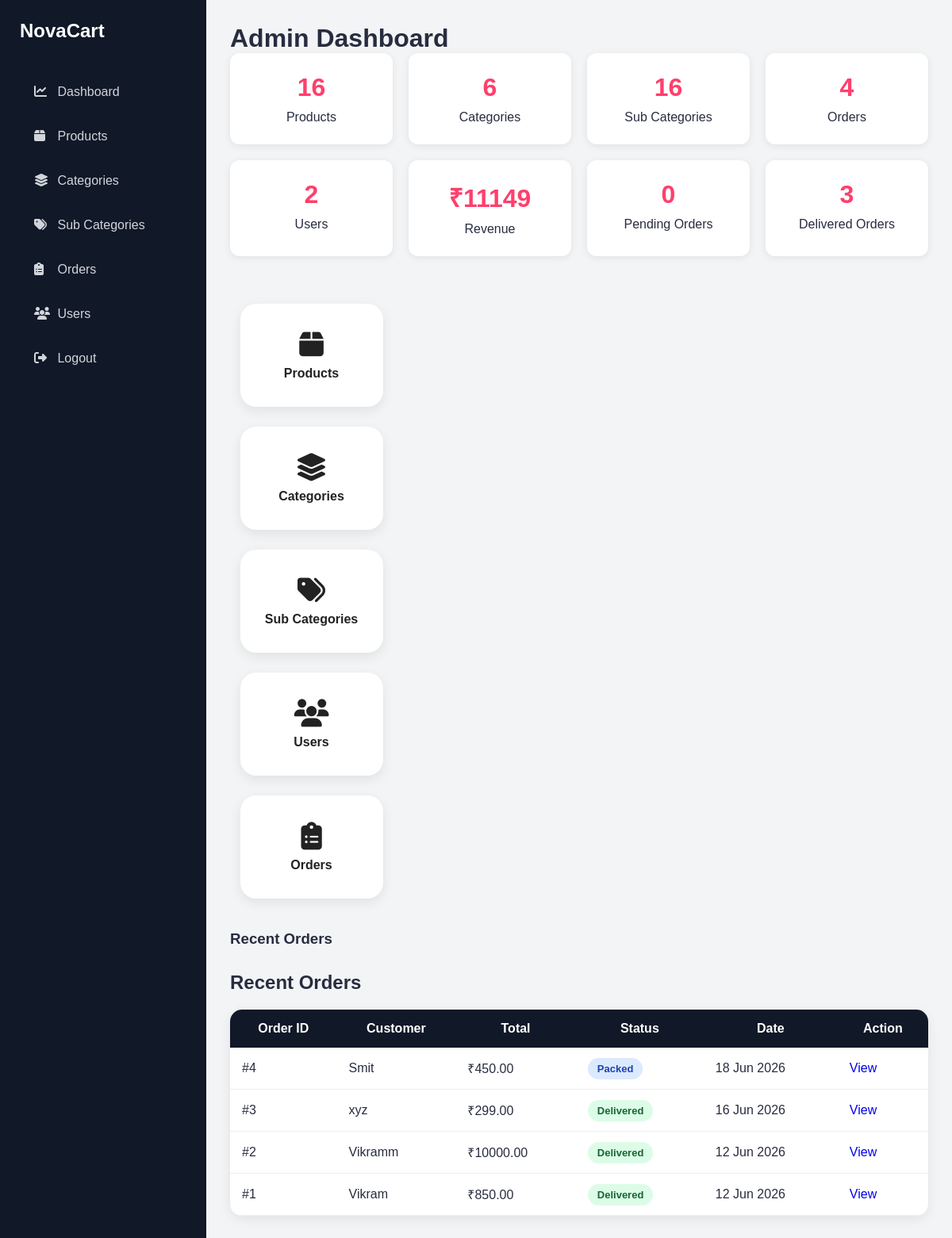
Page /dashboard/ (signed in) on the committed database.
### order/models.py (models this page shows, shortened)
class Order(models.Model):
    PAYMENT_CHOICES = (
        ('COD', 'Cash On Delivery'),
    )
    STATUS_CHOICES = (
        ('Pending', 'Pending'),
        ('Packed', 'Packed'),
        ('Shipped', 'Shipped'),
        ('Delivered', 'Delivered'),
    )
    user = models.ForeignKey(
        User,
        on_delete=models.CASCADE
    )
    full_name = models.CharField(
        max_length=100
    )
    phone = models.CharField(
        max_length=15
    )
    address = models.TextField()
    city = models.CharField(
        max_length=100
    )
    state = models.CharField(
        max_length=100
    )
    pincode = models.CharField(
        max_length=10
    )
    payment_method = models.CharField(
        max_length=20,
        choices=PAYMENT_CHOICES,
        default='COD'
    )
    total_price = models.DecimalField(
        max_digits=10,
        decimal_places=2
    )
    is_paid = models.BooleanField(
        default=False
    )
    status = models.CharField(
        max_length=20,
        choices=STATUS_CHOICES,
        default='Pending'
    )
    created_at = models.DateTimeField(
        auto_now_add=True
    )

### dashboard/views.py (the view)
@login_required
def dashboard_home(request):
    if not request.user.is_staff:
        return redirect('profile')
    total_revenue = Order.objects.filter(
    status='Delivered'
).aggregate(
    Sum('total_price')
)['total_price__sum'] or 0
    pending_orders = Order.objects.filter(
        status='Pending'
    ).count()
    delivered_orders = Order.objects.filter(
        status='Delivered'
    ).count()
    context = {
        'total_products':
            Product.objects.count(),
        'total_categories':
            Categories.objects.count(),
        'total_subcategories':
            SubCategory.objects.count(),
        'total_orders':
            Order.objects.count(),
        'total_users':
            User.objects.count(),
        'total_revenue':
            total_revenue,
        'pending_orders':
            pending_orders,
        'delivered_orders':
            delivered_orders,
        'recent_orders':
            Order.objects.order_by(
                '-created_at'
            )[:5]
    }
    return render(
        request,
        'dashboard_home.html',
        context
    )

### store/context_processors.py (called while the page is built)
def categories_processor(request):
    return {
        'categories': Categories.objects.all()
    }

### templates/dashboard_home.html
{% extends 'dashboard_base.html' %}
{% block content %}
<h1 class="mb-4">
    Admin Dashboard
</h1>
<div class="dashboard-cards">
    <div class="dashboard-card">
        <h3>{{ total_products }}</h3>
        <p>Products</p>
    </div>
    <div class="dashboard-card">
        <h3>{{ total_categories }}</h3>
        <p>Categories</p>
    </div>
    <div class="dashboard-card">
        <h3>{{ total_subcategories }}</h3>
        <p>Sub Categories</p>
    </div>
    <div class="dashboard-card">
        <h3>{{ total_orders }}</h3>
        <p>Orders</p>
    </div>
    <div class="dashboard-card">
        <h3>{{ total_users }}</h3>
        <p>Users</p>
    </div>
    <div class="dashboard-card">
    <h3>₹{{ total_revenue }}</h3>
    <p>Revenue</p>
</div>
<div class="dashboard-card">
    <h3>{{ pending_orders }}</h3>
    <p>Pending Orders</p>
</div>
<div class="dashboard-card">
    <h3>{{ delivered_orders }}</h3>
    <p>Delivered Orders</p>
</div>
  <div class="dashboard-links">
    <a href="{% url 'admin_products' %}" class="dashboard-btn">
        <i class="fas fa-box"></i>
        Products
    </a>
    <a href="{% url 'admin_categories' %}" class="dashboard-btn">
        <i class="fas fa-layer-group"></i>
        Categories
    </a>
    <a href="{% url 'admin_subcategories' %}" class="dashboard-btn">
        <i class="fas fa-tags"></i>
        Sub Categories
    </a>
    <a href="{% url 'admin_users' %}" class="dashboard-btn">
        <i class="fas fa-users"></i>
        Users
    </a>
    <a href="{% url 'admin_orders' %}"
   class="dashboard-btn">
    <i class="fas fa-clipboard-list"></i>
    Orders
</a>
</div>
</div>
<h3 class="mt-5">
    Recent Orders
</h3>
<h2 class="section-title">
    Recent Orders
</h2>
<div class="admin-table">
<table>
    <thead>
        <tr>
            <th>Order ID</th>
            <th>Customer</th>
            <th>Total</th>
            <th>Status</th>
            <th>Date</th>
            <th>Action</th>
        </tr>
    </thead>
    <tbody>
        {% for order in recent_orders %}
        <tr>
            <td>
                #{{ order.id }}
            </td>
            <td>
                {{ order.full_name }}
            </td>
            <td>
                ₹{{ order.total_price }}
            </td>
            <td>
                {% if order.status == 'Pending' %}
                    <span class="status-badge pending">
                        Pending
                    </span>
                {% elif order.status == 'Packed' %}
                    <span class="status-badge packed">
                        Packed
                    </span>
                {% elif order.status == 'Shipped' %}
                    <span class="status-badge shipped">
                        Shipped
                    </span>
                {% elif order.status == 'Delivered' %}
                    <span class="status-badge delivered">
                        Delivered
                    </span>
                {% endif %}
            </td>
            <td>
                {{ order.created_at|date:"d M Y" }}
            </td>
            <td>
                <a href="{% url 'order_details' order.id %}"
                   class="view-btn">
                    View
                </a>
            </td>
        </tr>
        {% empty %}
        <tr>
            <td colspan="6">
                No Recent Orders
            </td>
        </tr>
        {% endfor %}
    </tbody>
</table>
</div>
{% endblock %}

### static/css/style.css (style rules this page uses)
* { margin:0; padding:0; box-sizing:border-box; }
body { font-family:'Poppins',sans-serif; background:#f5f5f6; color:#282c3f; min-height:100vh; }
a { text-decoration:none; }
.section-title { font-size:30px; font-weight:700; margin-bottom:25px; }
.dashboard-cards { display:grid; grid-template-columns:repeat(auto-fit,minmax(200px,1fr)); gap:20px; }
.dashboard-card { background:white; padding:25px; border-radius:12px; text-align:center; box-shadow:0 2px 10px rgba(0,0,0,.08); }
.dashboard-card h3 { color:#ff3f6c; font-size:32px; margin-bottom:10px; }
.dashboard-links { display:flex; justify-content:center; align-items:center; gap:25px; width:100%; margin:40px auto; flex-wrap:wrap; }
.dashboard-btn { width:180px; height:130px; display:flex; flex-direction:column; justify-content:center; align-items:center; text-decoration:none; background:#fff; border-radius:20px; box-shadow:0 5px 15px rgba(0,0,0,0.08); color:#222; font-weight:600; transition:0.3s; }
.dashboard-btn i { font-size:35px; margin-bottom:10px; }
.admin-table { background:#fff; border-radius:15px; overflow:hidden; box-shadow:0 4px 15px rgba(0,0,0,0.08); }
.admin-table table { width:100%; border-collapse:collapse; }
.admin-table th { background:#111827; color:white; padding:15px; }
.admin-table td { padding:15px; border-bottom:1px solid #eee; }
.section-title { margin:30px 0 20px; font-size:24px; font-weight:700; }
.status-badge { padding:6px 12px; border-radius:20px; font-size:13px; font-weight:600; }
.packed { background:#dbeafe; color:#1e40af; }
.delivered { background:#dcfce7; color:#166534; }

### rows in the picture
Order: id "4", full_name "Smit", total_price "450.00", status "Packed", created_at "18 Jun 2026"
Order: id "3", full_name "xyz", total_price "299.00", status "Delivered", created_at "16 Jun 2026"
Order: id "2", full_name "Vikramm", total_price "10000.00", status "Delivered", created_at "12 Jun 2026"
Order: id "1", full_name "Vikram", total_price "850.00", status "Delivered", created_at "12 Jun 2026"

### other values in the picture
{{ total_products }} "16"
{{ total_categories }} "6"
{{ total_subcategories }} "16"
{{ total_orders }} "4"
{{ total_users }} "2"
{{ total_revenue }} "11149"
{{ pending_orders }} "0"
{{ delivered_orders }} "3"
